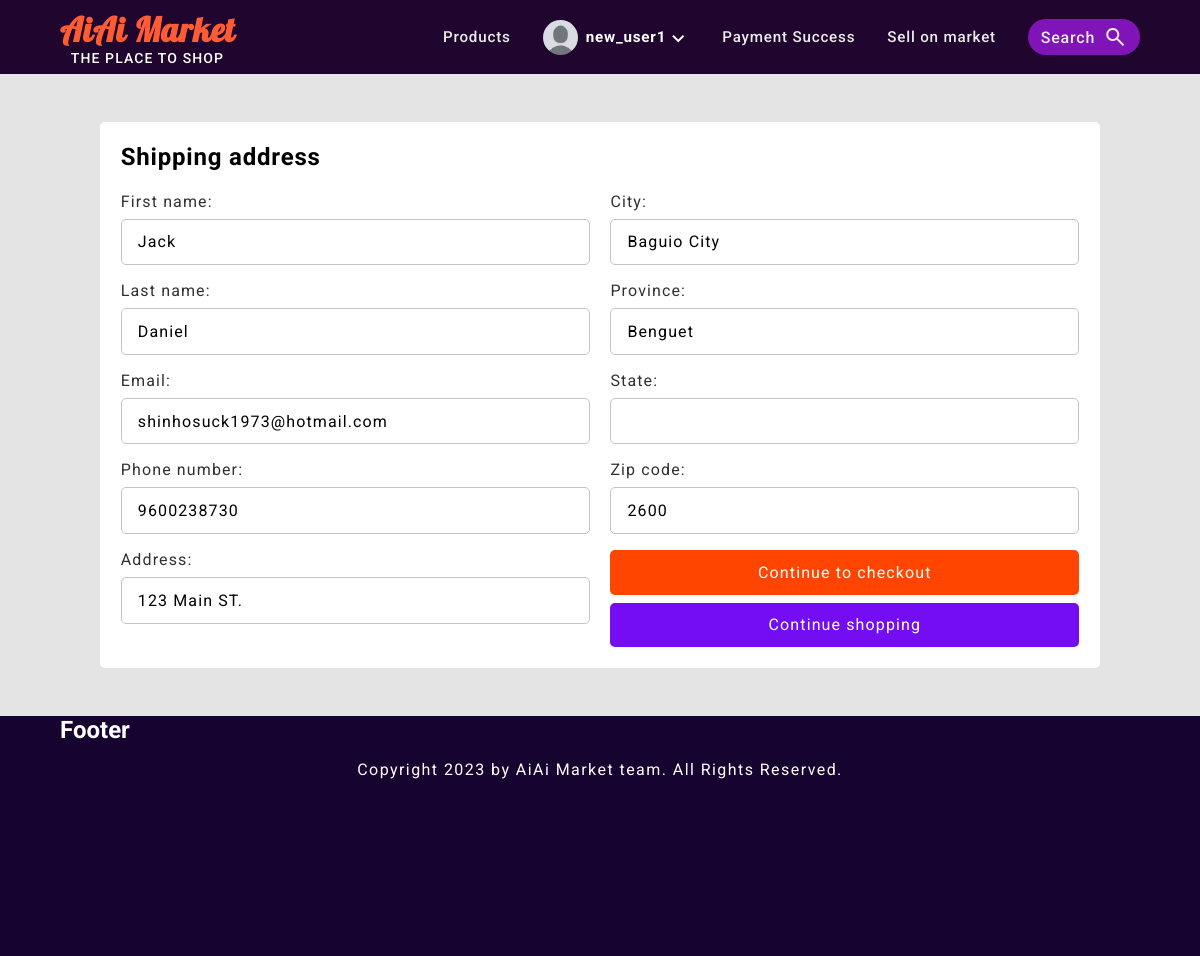
The page /shipping/address/ (signed in) on the database its author committed.
### users/models.py (models this page shows, shortened)
class UserProfile(models.Model):
    user = models.OneToOneField(User, on_delete=models.CASCADE, null=True, blank=True)
    profile_image = models.ImageField(upload_to='profile_images', default='profile_images/default_iamge.webp')
    user_name = models.CharField(max_length=50)
    first_name = models.CharField(max_length=50)
    last_name = models.CharField(max_length=100)
    email = models.EmailField(max_length=100)

### products/models.py (models this page shows, shortened)
class ShippingAddress(models.Model):
    id = models.UUIDField(
        primary_key=True,
        default=uuid.uuid4,
        editable=False
    )
    customer = models.ForeignKey(User, on_delete=models.CASCADE, null=True, blank=True)
    first_name = models.CharField(max_length=100)
    last_name = models.CharField(max_length= 100)
    email = models.EmailField(max_length=100)
    phone_number = models.IntegerField()
    address = models.CharField(max_length=1000)
    city = models.CharField(max_length=100)
    province = models.CharField(max_length=100, null=True, blank=True)
    state = models.CharField(max_length=100, null=True, blank=True)
    zip_code = models.IntegerField()
    class Meta:
        verbose_name_plural = 'Addresses'

### products/views.py (the view, shortened to what this page needs)
# urls.py: path('shipping/address/', customer_address_view, name='shipping-address'),
@login_required
def customer_address_view(request):
    instance = ShippingAddress.objects.filter(customer=request.user).first()
    form = ShippingAddressForm(instance=instance)
    context = {'form': form}
    return render(request, 'products/address.html', context)

### products/forms.py
class ShippingAddressForm(forms.ModelForm):
    class Meta:
        model = ShippingAddress
        fields = [
            'first_name',
            'last_name',
            'email',
            'phone_number',
            'address',
            'city',
            'province',
            'state',
            'zip_code'
        ]

### templates/products/address.html (shortened to what this page needs)
{% extends 'index.html' %}
{% block content %}
<div class="shipping-address-form-wrapper">
    <form class="shipping-address-form" action="" method="POST">
        <h2 class="shipping-address-form-header">Shipping address</h2>
        <div class="address-inputs">
            <div class="address-first-name">
                {{ form.first_name.label_tag }}
                {{ form.first_name }}
            </div>
            <div class="address-last-name">
                {{ form.last_name.label_tag }}
                {{ form.last_name }}
            </div>
            <div class="address-email">
                {{ form.email.label_tag }}
                {{ form.email }}
            </div>
            <div class="address-phone-number">
                {{ form.phone_number.label_tag }}
                {{ form.phone_number }}
            </div>
            <div class="address-address-input">
                {{ form.address.label_tag }}
                {{ form.address }}
            </div>
        </div>
        <div class="address-inputs">
            <div class="address-city">
                {{ form.city.label_tag }}
                {{ form.city }}
            </div>
            <div class="address-province">
                {{ form.province.label_tag }}
                {{ form.province }}
            </div>
            <div class="address-state">
                {{ form.state.label_tag }}
                {{ form.state }}
            </div>
            <div class="address-zip_code">
                {{ form.zip_code.label_tag }}
                {{ form.zip_code }}
            </div>
            <div class="address-btns">
                <button type="submit">Continue to checkout</button>
                <a href="{% url 'products:product-list' %}">Continue shopping</a>
            </div>
        </div>
    </form>
</div>
{% endblock content %}

### templates/navbar.html (shortened to what this page needs)
<div class="nav-bar-wrapper">
    <a class="brand-name" href="{% url 'products:product-home' %}">
        <h1>AiAi Market</h1>
        <p>THE PLACE TO SHOP</p>
    </a>
    {% with request.resolver_match.url_name as url_name %}
        <nav class="nav-links">
            <a class="nav-link {% if url_name == 'product-list' %}active-nav-link{% endif %}" href="{% url 'products:product-list' %}">Products</a>
            {% if not request.user.is_authenticated %}
                <a class="nav-link {% if url_name == 'user-login' %}active-nav-link{% endif %}" href="{% url 'users:user-login' %}">Login</a>
                <a class="nav-link {% if url_name == 'user-register' %}active-nav-link{% endif %}" href="{% url 'users:user-register' %}">Register</a>
            {% else %}
                <div class="logged-in-user-nav-link-container">
                    <div class="toggle-user-navbar">
                        <img class="logged-in-navbar-user-profile-img" src="{{request.user.userprofile.profile_image.url}}" alt="">
                        <h4 class="logged-in-navbar-username">{{ request.user.username }}</h4>
                        <span class="material-symbols-outlined logged-in-navbar-arrow-down">
                        </span>
                    </div>
                </div>
            {% endif %}
            <a class="nav-link" href="{% url 'products:success' %}?q=random_checkout">Payment Success</a>
            <a href="{% url 'sellers:sellers-seller' %}" class="nav-link">Sell on market</a>
            <button type="button" class="nav-link nav-link-search-button">
                Search
                <span class="material-symbols-outlined search-icon">search</span>
            </button>
        </nav>
    {% endwith %}
</div>

### static/css/products.css (style rules this page uses)
:root { --purple-10: hsl(280, 80%, 10%); --purple-15: hsl(280, 80%, 15%); --purple-20: hsl(280, 80%, 20%); --purple-25: hsl(280, 80%, 25%); --purple-30: hsl(280, 80%, 30%); --purple-35: hsl(280, 80%, 35%); --purple-40: hsl(280, 80%, 40%); --purple-45: hsl(280, 80%, 45%); --purple-50: hsl(280, 80%, 50%); --purple-55: hsl(280, 80%, 55%); --purple-60: hsl(280, 80%, 60%); --purple-70: hsl(280, 100%, 70%); --blue-50: hsl(251, 100%, 50%); --blue-55: hsl(251, 100%, 55%); --blue-60: hsl(251, 100%, 60%); --orange-40: hsl(12, 100%, 40%); --orange-45: hsl(12, 100%, 45%); --orange-50: hsl(12, 100%, 50%); --orange-55: hsl(12, 100%, 55%); --orange-60: hsl(12, 100%, 60%); --orange-65: hsl(12, 100%, 65%); --orange-70: hsl(12, 100%, 70%); --orange-75: hsl(12, 100%, 75%); --orange-80: hsl(12, 100%, 80%); --orange-yellow-54: hsl(34, 100%, 54%); --red-52: #ff0a0a; --red-60: #ff3d61; --black-5: hsl(0, 0%, 5%); --black-10: hsl(0, 0%, 10%); --black-15: hsl(0, 0%, 15%); --black-20: hsl(0, 0%, 20%); --black-25: hsl(0, 0%, 25%); --black-30: hsl(0, 0%, 30%); --black-40: hsl(0, 0%, 40%); --black-50: hsl(0, 0%, 50%); --black-70: hsl(0, 0%, 70%); --black-80: hsl(0, 0%, 80%); --black-85: hsl(0, 0%, 85%); --black-90: hsl(0, 0%, 90%); --black-95: hsl(0, 0%, 95%); }
html, body { scroll-behavior: smooth; max-width: 1920px; margin: 0 auto; }
a { display: inline-block; text-decoration: none; }
.nav-bar-wrapper { display: none; }
@media screen and (min-width: 1000px) { .nav-bar-wrapper { width: 90%; margin: 0 auto; display: flex; justify-content: space-between; align-items: center; flex-wrap: wrap; padding: 0.5rem 0; row-gap: 0.5rem; column-gap: 1rem; } }
@media screen and (min-width: 1000px) { .nav-links { display: flex; flex-wrap: wrap; align-items: center; row-gap: 0.5rem; column-gap: 2rem; } }
@media screen and (min-width: 1000px) { .brand-name { display: flex; flex-direction: column; align-items: center; } }
@media screen and (min-width: 1000px) { .brand-name > h1 { font-size: 2.1rem; letter-spacing: 0.05rem; font-weight: 700; color: var(--orange-60); font-family: 'Lobster', 'Roboto', sans-serif; } }
@media screen and (min-width: 1000px) { .brand-name > p { color: white; letter-spacing: 0.07rem; font-weight: 500; font-size: 14px; } }
@media screen and (min-width: 1000px) { .logged-in-user-nav-link-container { position: relative; } }
@media screen and (min-width: 1000px) { .toggle-user-navbar { color: white; letter-spacing: 0.05rem; cursor: pointer; display: flex; align-items: center; -webkit-tap-highlight-color: transparent !important; } }
@media screen and (min-width: 1000px) { .toggle-user-navbar > span { margin-top: 0.2rem; } }
@media screen and (min-width: 1000px) { .toggle-user-navbar > img { width: 35px; display: block; aspect-ratio: 1/1; border-radius: 50%; margin-right: 0.5rem } }
@media screen and (min-width: 1000px) { .toggle-user-navbar > h4 { letter-spacing: 0.05rem; font-size: 0.95rem; } }
@media screen and (min-width: 1000px) { .nav-link { color: rgb(236, 236, 236); letter-spacing: 0.05rem; font-size: 0.95rem; font-weight: 500; } }
@media screen and (min-width: 1000px) { .nav-link-search-button { background: var(--purple-40); padding: 0.4rem 0.8rem; border-radius: 20px; font-size: 1rem; display: flex; align-items: center; gap: 0.5rem; border: none; cursor: pointer; -webkit-tap-highlight-color: transparent !important; } }
input::placeholder, textarea::placeholder { font-size: 1rem; }

### templates/products/address.html (style rules this page uses)
.shipping-address-form-wrapper { padding: 3rem 0; }
.shipping-address-form { width: 95%; max-width: 1000px; margin: 0 auto; display: flex; align-items: start; flex-wrap: wrap; gap: 1.3rem; padding: 1.3rem; border-radius: 5px; background: white; }
.shipping-address-form-header { flex: 0 0 100%; letter-spacing: 0.05rem; }
.address-inputs { flex: 1; display: flex; flex-direction: column; gap: 1rem; }
.address-inputs > div { display: flex; flex-direction: column; gap: 0.5rem; }
.address-inputs > div > label { letter-spacing: 0.07rem; color: rgb(49, 49, 49) }
.address-inputs > div > input { padding: 0.8rem 1rem; border: 1px solid rgb(196, 196, 196); border-radius: 5px; font-size: 1rem; letter-spacing: 0.07rem; }
.address-btns { display: flex; flex-direction: column; gap: 0.5rem; }
.address-btns > button, .address-btns > a { text-align: center; font-size: 1rem; letter-spacing: 0.07rem; padding: 0.8rem 1rem; border-radius: 5px; color: white; background: orangered; border: none; }
.address-btns > a { background: rgb(116, 13, 242) !important; }

### rows shown on the page
ShippingAddress: first_name "Jack", last_name "Daniel", email "shinhosuck1973@hotmail.com", phone_number "9600238730", address "123 Main ST.", city "Baguio City", province "Benguet", zip_code "2600"

### other values the page prints
{{ request.user.username }} "new_user1"
